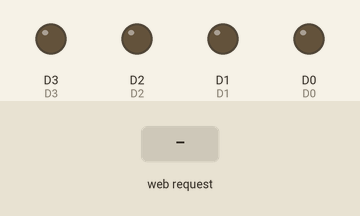
The sketch below on a simulated ESP8266 (NodeMCU). On the bench: output pins drawn as LEDs (lit = HIGH). The test bench sets the inputs (shaded band). WiFi joins after 1.5 s; servers stay silent unless stated; what the sketch prints to the serial monitor is not drawn.

Above: at 2.7 s.
2.8 s: HTTP request GET /D0/1 received
At 4.0 s:
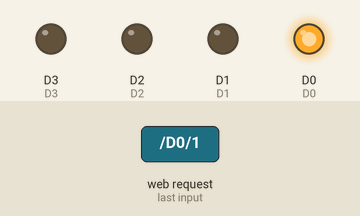
4.3 s: HTTP request GET /D1/1 received
At 5.2 s:
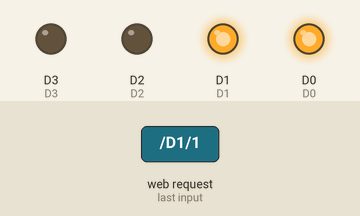
5.8 s: HTTP request GET /D0/0 received
At 6.3 s:
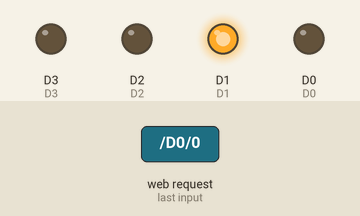
7.3 s: HTTP request GET /D1/0 received
At 8.7 s:
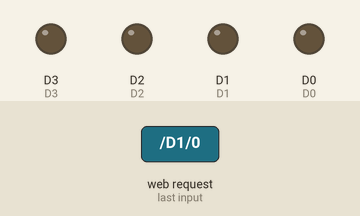
Timing chart, 0 to 9.8 s (numbered marks = the images above; inputs shaded):
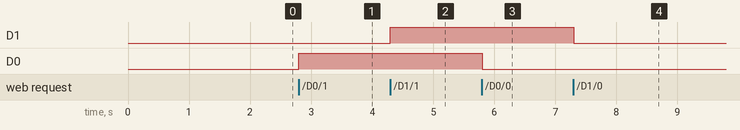

Measured:
- after the input at 2.8 s, D0: LOW → HIGH at once
- after the input at 4.3 s, D1: LOW → HIGH at once
- after the input at 5.8 s, D0: HIGH → LOW at once
- after the input at 7.3 s, D1: HIGH → LOW at once

The sketch:

Automation.ino
```cpp
/*
 *  This sketch demonstrates how to set up a simple HTTP-like server.
 *  The server will set a GPIO pin depending on the request
 *    http://server_ip/gpio/0 will set the GPIO2 low,
 *    http://server_ip/gpio/1 will set the GPIO2 high
 *  server_ip is the IP address of the ESP8266 module, will be
 *  printed to Serial when the module is connected.
 */

#include <ESP8266WiFi.h>
#define D0  16
#define D1  5
#define D2  4
#define D3  0
#define D4  2
#define D5  14
#define D6  12
#define D7  13
const char* ssid = "ESP8266-NodeMCU";
const char* password = "Password123";

// Create an instance of the server
// specify the port to listen on as an argument
WiFiServer server(80);

void setup() {
  Serial.begin(115200);
  delay(10);

//  prepare GPIO2
pinMode(D0,OUTPUT);
pinMode(D1,OUTPUT);
pinMode(D2,OUTPUT);
pinMode(D3,OUTPUT);
pinMode(D4,OUTPUT);
pinMode(D5,OUTPUT);
pinMode(D6,OUTPUT);
pinMode(D7,OUTPUT);
//  Connect to WiFi network
//  Serial.println();
//  Serial.println();
//  Serial.print("Connecting to ");
//  Serial.println(ssid);

  WiFi.begin(ssid, password);

  while (WiFi.status() != WL_CONNECTED) {
  delay(500);
  Serial.print(".");
  }
  //Serial.println("");
  Serial.println("WiFi connected");

  // Start the server
  server.begin();
  Serial.println("Server started");

  // Print the IP address
  Serial.println(WiFi.localIP());
}

void loop() {
  // Check if a client has connected
  WiFiClient client = server.available();
  if (!client) {
    return;
  }

  // Wait until the client sends some data
  Serial.println("new client");
  while(!client.available()){
    delay(1);
  }

  // Read the first line of the request
  String req = client.readStringUntil('\r');
  Serial.println(req);
  client.flush();

String pin,level;
      if (req.indexOf("/D0/0") != -1)
    {digitalWrite(D0,LOW);pin = "D0" ;level = "LOW";}
 else if (req.indexOf("/D1/0") != -1)
    {digitalWrite(D1,LOW);pin = "D1" ;level = "LOW";}
 else if (req.indexOf("/D2/0") != -1)
    {digitalWrite(D2,LOW);pin = "D2" ;level = "LOW";}
 else if (req.indexOf("/D3/0") != -1)
    {digitalWrite(D3,LOW);pin = "D3" ;level = "LOW";}
 else if (req.indexOf("/D4/0") != -1)
    {digitalWrite(D4,LOW);pin = "D4" ;level = "LOW";}
 else if (req.indexOf("/D5/0") != -1)
    {digitalWrite(D5,LOW);pin = "D5" ;level = "LOW";}
 else if (req.indexOf("/D6/0") != -1)
    {digitalWrite(D6,LOW);pin = "D6" ;level = "LOW";}
 else if (req.indexOf("/D7/0") != -1)
    {digitalWrite(D7,LOW);pin = "D7" ;level = "LOW";}
 else if (req.indexOf("/D0/1") != -1)
    {digitalWrite(D0,HIGH);pin = "D0" ;level = "HIGH";}
 else if (req.indexOf("/D1/1") != -1)
    {digitalWrite(D1,HIGH);pin = "D1" ;level = "HIGH";}
 else if (req.indexOf("/D2/1") != -1)
    {digitalWrite(D2,HIGH);pin = "D2" ;level = "HIGH";}
 else if (req.indexOf("/D3/1") != -1)
    {digitalWrite(D3,HIGH);pin = "D3" ;level = "HIGH";}
 else if (req.indexOf("/D4/1") != -1)
    {digitalWrite(D4,HIGH);pin = "D4" ;level = "HIGH";}
 else if (req.indexOf("/D5/1") != -1)
    {digitalWrite(D5,HIGH);pin = "D5" ;level = "HIGH";}
 else if (req.indexOf("/D6/1") != -1)
    {digitalWrite(D6,HIGH);pin = "D6" ;level = "HIGH";}
 else if (req.indexOf("/D7/1") != -1)
    {digitalWrite(D7,HIGH);pin = "D7" ;level = "HIGH";}
 else
    {Serial.println("Invalid choice");}

 /*
  // Match the request
  int val;
  if (req.indexOf("/gpio/0") != -1)
    val = 0;
  else if (req.indexOf("/gpio/1") != -1)
    val = 1;
  else {
    Serial.println("invalid request");
    client.stop();
    return;
  }

  // Set GPIO2 according to the request
  digitalWrite(2, val);

  client.flush();
*/
//   Prepare the response
  String s = "HTTP/1.1 200 OK\r\nContent-Type: text/html\r\n\r\n<!DOCTYPE HTML>\r\n<html>\r\n";
  s += pin+"is now";
  s += level;
  s += "</html>\n";

  // Send the response to the client
  client.print(s);
  delay(1);
 // Serial.println("Client disonnected");

  // The client will actually be disconnected
  // when the function returns and 'client' object is detroyed
}
```
